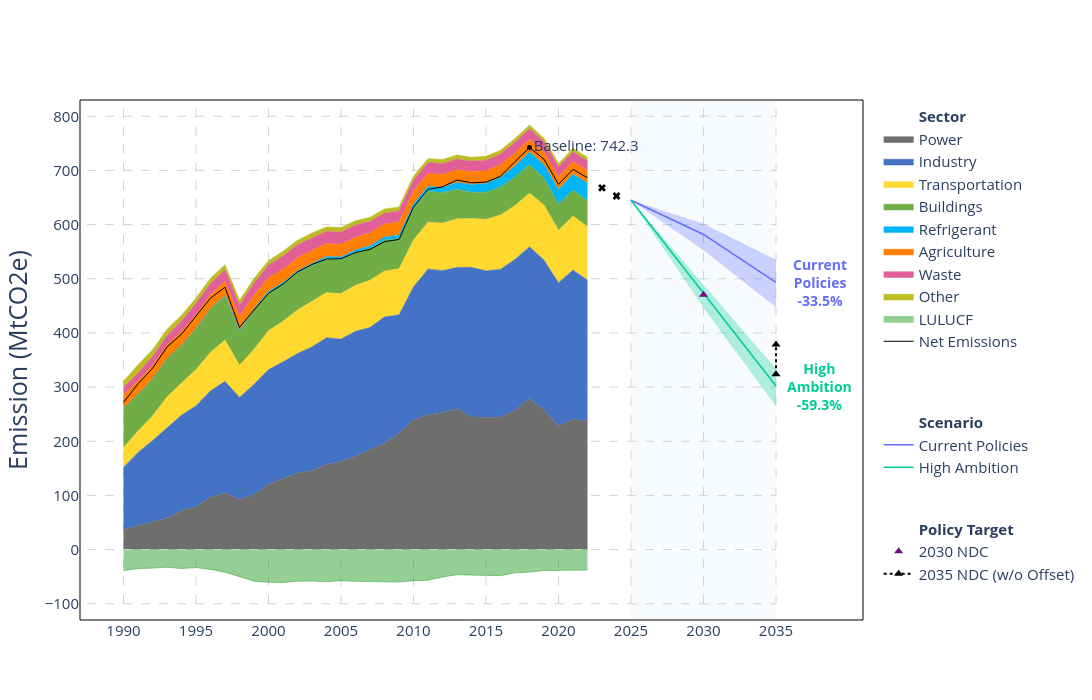

Write notebook code for a chart like this one.
### Code cell
# ============================
# Figure 1: Total emissions with bands & annotations
# ============================
fig = go.Figure()
# add_gas_stack(fig, dfHistGas)
add_sector_stack(fig, dfHistGas)



# 2018 reference
fig.add_trace(go.Scatter(
    x=[2018], y=[742.3],
    mode='markers+text',
    marker=dict(color='black', size=5),
    text=f'Baseline: {742.3}',
    textposition='middle right',
    textfont=dict(size=15),
    showlegend=False
))

# # NDC marker (60% of 2018 at 2030)
# fig.add_trace(go.Scatter(
#     x=[2030], y=[783.8 * 0.6],
#     mode='markers+text',
#     marker=dict(color='#750D86', size=7, symbol='triangle-up'),
#     text='2030 NDC', textposition="middle left",
#     textfont=dict(size=15, color="#750D86"),
#     showlegend=False
# ))

# Historical net line
fig.add_trace(go.Scatter(
    x=dfHistNet["Year"], y=dfHistNet["NetMt"],
    mode='lines', name='Net Emissions',
    line=dict(color='black', width=1)
))

fig.add_trace(go.Scatter(
    x=[2023, 2024],
    y=[666.3 + 1.5, 651.4 + 1.5],
    mode='markers',                          # only points
    # name='Net (Provisional)',            # shows in legend
    marker=dict(color='black', size=7, symbol='x'),
    showlegend=False
))


# Scenario lines + bands
add_scenario_lines(fig, dfOut, "Current-Policies-Med", "High-Ambition-Med", start_year=2025)
add_scenario_bands(fig, dfOut, "Current-Policies-Low", "Current-Policies-High", fillcolor='rgba(99,110,250,0.3)')
add_scenario_bands(fig, dfOut, "High-Ambition-Low", "High-Ambition-High", fillcolor='rgba(0,204,150,0.3)')

# Layout & grid
style_axes(fig, x_range=[1987, 2041], y_range=[-130, 830],
            x_ticks=list(range(1990, 2040, 5)),
            y_ticks=list(range(-100, 801, 100)))
# highlight 2025–2035
fig.add_vrect(x0=2025, x1=2035, fillcolor="LightBlue", opacity=0.1, layer="below", line_width=0)
# border
fig.add_shape(type="rect", xref="paper", yref="paper",
                x0=0, x1=1, y0=0, y1=1, line=dict(color="black", width=1), layer="above")
# grid
add_grid(fig, 1985, 2035, -100, 900)


fig.add_trace(go.Scatter(
    x=[None], y=[None],
    mode='markers',
    marker=dict(size=0, color='rgba(0,0,0,0)'),
    name='<b><br><br>Policy Target</b>',          # bold legend title
    hoverinfo='none',
    showlegend=True
))

# 2030 NDC marker (optional: shown under same group)
fig.add_trace(go.Scatter(
    x=[2030], y=[783.8 * 0.6],
    mode='markers',
    name='2030 NDC',
    marker=dict(color='#750D86', size=8, symbol='triangle-up'),
    showlegend=True,
    legendgroup='NDC'
))

ndc_low_min, ndc_low_max = 289.5 + 34, 348.9 + 29.8
x_ndc = 2035
fig.add_trace(go.Scatter(
    x=[x_ndc, x_ndc],
    y=[ndc_low_min, ndc_low_max],
    mode='markers+lines',
    name='2035 NDC (w/o Offset)',
    line=dict(color="black", width=2, dash='dot'),
    marker=dict(symbol='triangle-up', size=8, color='black'),
    showlegend=True,
    legendgroup='NDC'
))

# 2030 NDC marker (optional: shown under same group)
# fig.add_trace(go.Scatter(
#     x=[2035], y=[289.5 + 34],
#     mode='markers',
#     name='Upper NDC Target<br>(W/O Offset)',
#     marker=dict(color='#750D86', size=8, symbol='triangle-up'),
#     showlegend=True,
#     legendgroup='NDC'
# ))


# Reduction annotations at 2035
x_center = 2038
fig.add_annotation(x=x_center, y=cp_med_2035,
                    text=f"<b>Current<br>Policies<br>-{red_cp:.1f}%</b>",
                    showarrow=False, font=dict(size=14, color="#636EFA"))
fig.add_annotation(x=x_center, y=ep_med_2035,
                    text=f"<b>High<br>Ambition<br>-{red_ep:.1f}%</b>",
                    showarrow=False, font=dict(size=14, color="#00CC96"))

fig.update_layout(
    xaxis_title=None
)


# pio.write_image(fig, FIG_TOTAL, width=1200, height=700, scale=2)
pio.write_image(fig, "./fig/total_emission.jpg", width=1200, height=700, scale=3)
pio.write_image(fig, "./fig/total_emission.svg", width=1200, height=700, scale=3)
fig

### Figure 1 — Plotly figure (JSON) as saved in the notebook; plotly's stock layout.template omitted (floating-point values rounded to 4 significant figures)
{"data": [{"hoverinfo": "skip", "line": {"color": "rgba(0,0,0,0)"}, "mode": "lines", "name": "<b>Sector</b>", "showlegend": true, "type": "scatter", "x": [null], "y": [null]}, {"fill": "tozeroy", "fillcolor": "#6e6e6e", "hovertemplate": "Power: %{y:.1f} MtCO₂e<br>Year: %{x}<extra></extra>", "line": {"color": "#6e6e6e", "width": 0.5}, "mode": "lines", "name": "Power", "type": "scatter", "x": [1990, 1991, 1992, 1993, 1994, 1995, 1996, 1997, 1998, 1999, 2000, 2001, 2002, 2003, 2004, 2005, 2006, 2007, 2008, 2009, 2010, 2011, 2012, 2013, 2014, 2015, 2016, 2017, 2018, 2019, 2020, 2021, 2022], "y": [37.17, 43.77, 51.28, 58.08, 71.72, 79.56, 96.64, 104.6, 92.5, 101.9, 120.8, 131.9, 141.6, 145.7, 157.4, 162.4, 172.2, 184.5, 196.2, 214.9, 239.9, 248.8, 253.2, 260.2, 244.7, 244.5, 244.8, 256.6, 278.8, 257.9, 228.4, 240.3, 237.7]}, {"fill": "tonexty", "fillcolor": "#4472c4", "hovertemplate": "Industry: %{y:.1f} MtCO₂e<br>Year: %{x}<extra></extra>", "line": {"color": "#4472c4", "width": 0.5}, "mode": "lines", "name": "Industry", "type": "scatter", "x": [1990, 1991, 1992, 1993, 1994, 1995, 1996, 1997, 1998, 1999, 2000, 2001, 2002, 2003, 2004, 2005, 2006, 2007, 2008, 2009, 2010, 2011, 2012, 2013, 2014, 2015, 2016, 2017, 2018, 2019, 2020, 2021, 2022], "y": [152.0, 179.4, 201.4, 224.9, 248.3, 265.7, 293.4, 310.5, 281.0, 305.3, 332.4, 346.7, 362.2, 374.6, 391.3, 388.9, 403.1, 410.2, 429.6, 433.4, 485.0, 518.1, 515.1, 521.1, 521.2, 514.6, 517.7, 535.8, 559.3, 534.5, 492.7, 516.3, 497.5]}, {"fill": "tonexty", "fillcolor": "rgb(255,217,47)", "hovertemplate": "Transportation: %{y:.1f} MtCO₂e<br>Year: %{x}<extra></extra>", "line": {"color": "rgb(255,217,47)", "width": 0.5}, "mode": "lines", "name": "Transportation", "type": "scatter", "x": [1990, 1991, 1992, 1993, 1994, 1995, 1996, 1997, 1998, 1999, 2000, 2001, 2002, 2003, 2004, 2005, 2006, 2007, 2008, 2009, 2010, 2011, 2012, 2013, 2014, 2015, 2016, 2017, 2018, 2019, 2020, 2021, 2022], "y": [188.5, 219.1, 246.6, 281.9, 307.5, 332.3, 364.2, 387.0, 340.3, 369.7, 404.2, 421.7, 442.3, 457.6, 474.4, 472.8, 487.8, 497.2, 514.1, 518.5, 571.7, 604.5, 602.9, 610.7, 611.1, 610.0, 617.6, 635.2, 658.1, 636.2, 589.5, 615.8, 596.0]}, {"fill": "tonexty", "fillcolor": "#70ad47", "hovertemplate": "Buildings: %{y:.1f} MtCO₂e<br>Year: %{x}<extra></extra>", "line": {"color": "#70ad47", "width": 0.5}, "mode": "lines", "name": "Buildings", "type": "scatter", "x": [1990, 1991, 1992, 1993, 1994, 1995, 1996, 1997, 1998, 1999, 2000, 2001, 2002, 2003, 2004, 2005, 2006, 2007, 2008, 2009, 2010, 2011, 2012, 2013, 2014, 2015, 2016, 2017, 2018, 2019, 2020, 2021, 2022], "y": [261.1, 286.3, 314.7, 351.9, 376.5, 407.3, 443.5, 467.8, 403.1, 442.7, 474.8, 490.3, 511.2, 524.1, 537.0, 535.3, 548.2, 555.9, 571.5, 574.5, 630.6, 662.0, 658.8, 665.3, 659.9, 659.8, 669.3, 688.1, 711.1, 686.1, 637.8, 663.8, 644.5]}, {"fill": "tonexty", "fillcolor": "#00B5F7", "hovertemplate": "Refrigerant: %{y:.1f} MtCO₂e<br>Year: %{x}<extra></extra>", "line": {"color": "#00B5F7", "width": 0.5}, "mode": "lines", "name": "Refrigerant", "type": "scatter", "x": [1990, 1991, 1992, 1993, 1994, 1995, 1996, 1997, 1998, 1999, 2000, 2001, 2002, 2003, 2004, 2005, 2006, 2007, 2008, 2009, 2010, 2011, 2012, 2013, 2014, 2015, 2016, 2017, 2018, 2019, 2020, 2021, 2022], "y": [261.1, 286.3, 314.7, 351.9, 376.8, 407.8, 444.4, 469.2, 404.7, 444.7, 477.2, 493.2, 514.6, 528.0, 541.2, 539.9, 553.0, 561.0, 577.3, 580.7, 638.0, 670.7, 669.0, 677.5, 674.1, 675.7, 687.2, 708.3, 734.2, 710.8, 665.0, 693.2, 676.7]}, {"fill": "tonexty", "fillcolor": "#FF7F02", "hovertemplate": "Agriculture: %{y:.1f} MtCO₂e<br>Year: %{x}<extra></extra>", "line": {"color": "#FF7F02", "width": 0.5}, "mode": "lines", "name": "Agriculture", "type": "scatter", "x": [1990, 1991, 1992, 1993, 1994, 1995, 1996, 1997, 1998, 1999, 2000, 2001, 2002, 2003, 2004, 2005, 2006, 2007, 2008, 2009, 2010, 2011, 2012, 2013, 2014, 2015, 2016, 2017, 2018, 2019, 2020, 2021, 2022], "y": [286.0, 311.3, 339.9, 377.5, 402.6, 433.7, 470.6, 495.4, 430.9, 469.8, 501.9, 517.5, 538.8, 551.9, 565.1, 563.6, 576.7, 585.0, 601.2, 605.0, 662.7, 694.2, 693.0, 701.4, 698.1, 699.3, 710.8, 732.0, 757.7, 734.1, 688.1, 716.3, 699.7]}, {"fill": "tonexty", "fillcolor": "#E15F99", "hovertemplate": "Waste: %{y:.1f} MtCO₂e<br>Year: %{x}<extra></extra>", "line": {"color": "#E15F99", "width": 0.5}, "mode": "lines", "name": "Waste", "type": "scatter", "x": [1990, 1991, 1992, 1993, 1994, 1995, 1996, 1997, 1998, 1999, 2000, 2001, 2002, 2003, 2004, 2005, 2006, 2007, 2008, 2009, 2010, 2011, 2012, 2013, 2014, 2015, 2016, 2017, 2018, 2019, 2020, 2021, 2022], "y": [299.4, 326.1, 356.3, 394.9, 422.1, 454.7, 491.4, 516.9, 451.6, 492.0, 525.3, 542.1, 562.9, 576.0, 587.6, 586.3, 599.3, 605.9, 621.5, 625.2, 682.4, 714.3, 712.9, 721.2, 717.4, 719.0, 730.4, 752.1, 777.0, 752.9, 706.6, 734.6, 717.8]}, {"fill": "tonexty", "fillcolor": "#BCBD22", "hovertemplate": "Other: %{y:.1f} MtCO₂e<br>Year: %{x}<extra></extra>", "line": {"color": "#BCBD22", "width": 0.5}, "mode": "lines", "name": "Other", "type": "scatter", "x": [1990, 1991, 1992, 1993, 1994, 1995, 1996, 1997, 1998, 1999, 2000, 2001, 2002, 2003, 2004, 2005, 2006, 2007, 2008, 2009, 2010, 2011, 2012, 2013, 2014, 2015, 2016, 2017, 2018, 2019, 2020, 2021, 2022], "y": [310.6, 341.2, 368.8, 406.8, 432.8, 464.5, 501.1, 526.1, 460.2, 500.6, 533.5, 550.8, 571.0, 584.5, 595.8, 594.4, 607.0, 613.6, 628.8, 632.7, 689.8, 721.6, 720.2, 728.4, 724.3, 726.1, 737.4, 759.1, 783.9, 759.4, 713.0, 741.0, 724.3]}, {"fill": "tozeroy", "line": {"color": "#2CA02C", "width": 0.5}, "mode": "lines", "name": "LULUCF", "type": "scatter", "x": [1990, 1991, 1992, 1993, 1994, 1995, 1996, 1997, 1998, 1999, 2000, 2001, 2002, 2003, 2004, 2005, 2006, 2007, 2008, 2009, 2010, 2011, 2012, 2013, 2014, 2015, 2016, 2017, 2018, 2019, 2020, 2021, 2022], "y": [-38.96, -35.02, -34.19, -32.63, -35.02, -33.26, -36.68, -41.68, -50.05, -58.25, -60.39, -60.72, -58.36, -58.07, -59.43, -57.48, -58.66, -59.36, -60.29, -60.07, -57.36, -56.54, -50.56, -46.26, -47.14, -47.77, -48.22, -42.85, -41.56, -38.65, -38.84, -39.0, -37.83]}, {"marker": {"color": "black", "size": 5}, "mode": "markers+text", "showlegend": false, "text": "Baseline: 742.3", "textfont": {"size": 15}, "textposition": "middle right", "type": "scatter", "x": [2018], "y": [742.3]}, {"line": {"color": "black", "width": 1}, "mode": "lines", "name": "Net Emissions", "type": "scatter", "x": [1990, 1991, 1992, 1993, 1994, 1995, 1996, 1997, 1998, 1999, 2000, 2001, 2002, 2003, 2004, 2005, 2006, 2007, 2008, 2009, 2010, 2011, 2012, 2013, 2014, 2015, 2016, 2017, 2018, 2019, 2020, 2021, 2022], "y": [271.6, 306.2, 334.6, 374.2, 397.8, 431.2, 464.4, 484.4, 410.2, 442.3, 473.1, 490.1, 512.6, 526.4, 536.3, 536.9, 548.3, 554.3, 568.5, 572.6, 632.4, 665.1, 669.7, 682.1, 677.2, 678.3, 689.2, 716.3, 742.3, 720.7, 674.1, 702.0, 686.5]}, {"marker": {"color": "black", "size": 7, "symbol": "x"}, "mode": "markers", "showlegend": false, "type": "scatter", "x": [2023, 2024], "y": [667.8, 652.9]}, {"hoverinfo": "skip", "line": {"color": "rgba(0,0,0,0)"}, "mode": "lines", "name": "<br><br><br><b>Scenario</b>", "showlegend": true, "type": "scatter", "x": [null], "y": [null]}, {"line": {"color": "#636EFA", "width": 1.5}, "mode": "lines", "name": "Current Policies", "type": "scatter", "x": [2025, 2030, 2035], "y": [645.0, 581.7, 493.4]}, {"line": {"color": "#00CC96", "width": 1.5}, "mode": "lines", "name": "High Ambition", "type": "scatter", "x": [2025, 2030, 2035], "y": [645.0, 474.2, 302.0]}, {"fill": "toself", "fillcolor": "rgba(99,110,250,0.3)", "hoverinfo": "skip", "line": {"color": "rgba(255,255,255,0)"}, "showlegend": false, "type": "scatter", "x": [1975, 1990, 2005, 2010, 2015, 2020, 2025, 2030, 2035, 2035, 2030, 2025, 2020, 2015, 2010, 2005, 1990, 1975], "y": [54.59, 295.2, 531.3, 637.7, 703.0, 670.9, 645.0, 601.7, 535.1, 447.5, 552.8, 645.0, 670.9, 703.0, 637.7, 531.3, 295.2, 54.59]}, {"fill": "toself", "fillcolor": "rgba(0,204,150,0.3)", "hoverinfo": "skip", "line": {"color": "rgba(255,255,255,0)"}, "showlegend": false, "type": "scatter", "x": [1975, 1990, 2005, 2010, 2015, 2020, 2025, 2030, 2035, 2035, 2030, 2025, 2020, 2015, 2010, 2005, 1990, 1975], "y": [54.59, 295.2, 531.3, 637.7, 703.0, 670.9, 645.0, 490.0, 333.5, 264.4, 446.4, 645.0, 670.9, 703.0, 637.7, 531.3, 295.2, 54.59]}, {"hoverinfo": "none", "marker": {"color": "rgba(0,0,0,0)", "size": 0}, "mode": "markers", "name": "<b><br><br>Policy Target</b>", "showlegend": true, "type": "scatter", "x": [null], "y": [null]}, {"legendgroup": "NDC", "marker": {"color": "#750D86", "size": 8, "symbol": "triangle-up"}, "mode": "markers", "name": "2030 NDC", "showlegend": true, "type": "scatter", "x": [2030], "y": [470.3]}, {"legendgroup": "NDC", "line": {"color": "black", "dash": "dot", "width": 2}, "marker": {"color": "black", "size": 8, "symbol": "triangle-up"}, "mode": "markers+lines", "name": "2035 NDC (w/o Offset)", "showlegend": true, "type": "scatter", "x": [2035, 2035], "y": [323.5, 378.7]}], "layout": {"annotations": [{"font": {"color": "#636EFA", "size": 14}, "showarrow": false, "text": "<b>Current<br>Policies<br>-33.5%</b>", "x": 2038, "y": 493.4}, {"font": {"color": "#00CC96", "size": 14}, "showarrow": false, "text": "<b>High<br>Ambition<br>-59.3%</b>", "x": 2038, "y": 302.0}], "height": 700, "legend": {"font": {"size": 15}, "title": {"text": ""}, "traceorder": "normal"}, "plot_bgcolor": "rgba(0,0,0,0)", "shapes": [{"fillcolor": "LightBlue", "layer": "below", "line": {"width": 0}, "opacity": 0.1, "type": "rect", "x0": 2025, "x1": 2035, "xref": "x", "y0": 0, "y1": 1, "yref": "y domain"}, {"layer": "above", "line": {"color": "black", "width": 1}, "type": "rect", "x0": 0, "x1": 1, "xref": "paper", "y0": 0, "y1": 1, "yref": "paper"}, {"layer": "below", "line": {"color": "LightGrey", "dash": "dash", "width": 1}, "type": "line", "x0": 1985, "x1": 1985, "y0": -100, "y1": 900}, {"layer": "below", "line": {"color": "LightGrey", "dash": "dash", "width": 1}, "type": "line", "x0": 1990, "x1": 1990, "y0": -100, "y1": 900}, {"layer": "below", "line": {"color": "LightGrey", "dash": "dash", "width": 1}, "type": "line", "x0": 1995, "x1": 1995, "y0": -100, "y1": 900}, {"layer": "below", "line": {"color": "LightGrey", "dash": "dash", "width": 1}, "type": "line", "x0": 2000, "x1": 2000, "y0": -100, "y1": 900}, {"layer": "below", "line": {"color": "LightGrey", "dash": "dash", "width": 1}, "type": "line", "x0": 2005, "x1": 2005, "y0": -100, "y1": 900}, {"layer": "below", "line": {"color": "LightGrey", "dash": "dash", "width": 1}, "type": "line", "x0": 2010, "x1": 2010, "y0": -100, "y1": 900}, {"layer": "below", "line": {"color": "LightGrey", "dash": "dash", "width": 1}, "type": "line", "x0": 2015, "x1": 2015, "y0": -100, "y1": 900}, {"layer": "below", "line": {"color": "LightGrey", "dash": "dash", "width": 1}, "type": "line", "x0": 2020, "x1": 2020, "y0": -100, "y1": 900}, {"layer": "below", "line": {"color": "LightGrey", "dash": "dash", "width": 1}, "type": "line", "x0": 2025, "x1": 2025, "y0": -100, "y1": 900}, {"layer": "below", "line": {"color": "LightGrey", "dash": "dash", "width": 1}, "type": "line", "x0": 2030, "x1": 2030, "y0": -100, "y1": 900}, {"layer": "below", "line": {"color": "LightGrey", "dash": "dash", "width": 1}, "type": "line", "x0": 2035, "x1": 2035, "y0": -100, "y1": 900}, {"layer": "below", "line": {"color": "LightGrey", "dash": "dash", "width": 1}, "type": "line", "x0": 1985, "x1": 2035, "y0": -100, "y1": -100}, {"layer": "below", "line": {"color": "LightGrey", "dash": "dash", "width": 1}, "type": "line", "x0": 1985, "x1": 2035, "y0": 0, "y1": 0}, {"layer": "below", "line": {"color": "LightGrey", "dash": "dash", "width": 1}, "type": "line", "x0": 1985, "x1": 2035, "y0": 100, "y1": 100}, {"layer": "below", "line": {"color": "LightGrey", "dash": "dash", "width": 1}, "type": "line", "x0": 1985, "x1": 2035, "y0": 200, "y1": 200}, {"layer": "below", "line": {"color": "LightGrey", "dash": "dash", "width": 1}, "type": "line", "x0": 1985, "x1": 2035, "y0": 300, "y1": 300}, {"layer": "below", "line": {"color": "LightGrey", "dash": "dash", "width": 1}, "type": "line", "x0": 1985, "x1": 2035, "y0": 400, "y1": 400}, {"layer": "below", "line": {"color": "LightGrey", "dash": "dash", "width": 1}, "type": "line", "x0": 1985, "x1": 2035, "y0": 500, "y1": 500}, {"layer": "below", "line": {"color": "LightGrey", "dash": "dash", "width": 1}, "type": "line", "x0": 1985, "x1": 2035, "y0": 600, "y1": 600}, {"layer": "below", "line": {"color": "LightGrey", "dash": "dash", "width": 1}, "type": "line", "x0": 1985, "x1": 2035, "y0": 700, "y1": 700}, {"layer": "below", "line": {"color": "LightGrey", "dash": "dash", "width": 1}, "type": "line", "x0": 1985, "x1": 2035, "y0": 800, "y1": 800}, {"layer": "below", "line": {"color": "LightGrey", "dash": "dash", "width": 1}, "type": "line", "x0": 1985, "x1": 2035, "y0": 900, "y1": 900}, {"layer": "above", "line": {"color": "LightGrey", "dash": "dash", "width": 1}, "type": "line", "x0": 1985, "x1": 2035, "y0": 0, "y1": 0}], "width": 1200, "xaxis": {"range": [1987, 2041], "showgrid": false, "tickfont": {"size": 15}, "tickvals": [1990, 1995, 2000, 2005, 2010, 2015, 2020, 2025, 2030, 2035], "title": {}}, "yaxis": {"range": [-130, 830], "showgrid": false, "tickfont": {"size": 15}, "tickvals": [-100, 0, 100, 200, 300, 400, 500, 600, 700, 800], "title": {"font": {"size": 25}, "text": "Emission (MtCO2e)"}}}}
